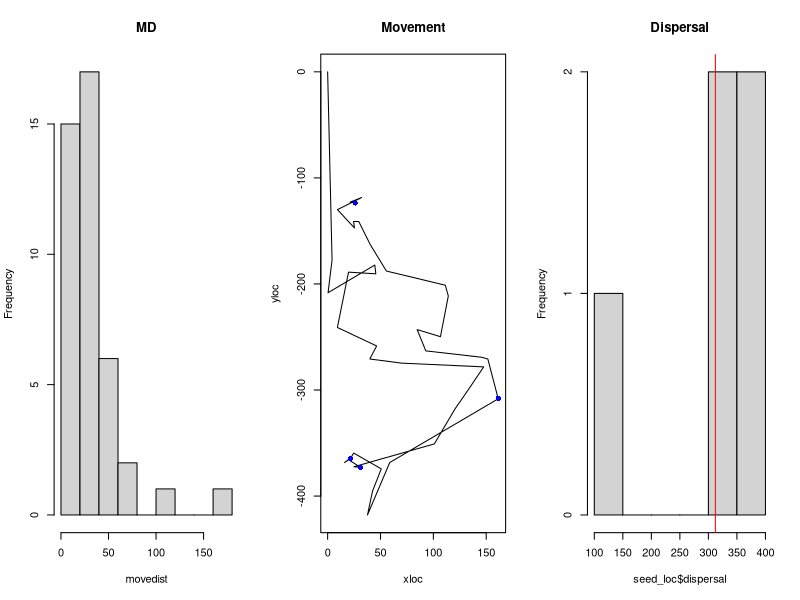

The R source for this figure: (Note: this script raises an error after producing the figure.)


# how many seeds each bird gets on a simulation run, which is equivalent to how many fruits in a foraging session in the same tree

# nseeds <- round(runif(1, 3, 6))
nseeds <- 5

# Sample a random Gut Retention Time for each one of the seeds
grt_tt <- round(rgamma(nseeds, shape = 4, scale = 5) + 8)

# Maximum gut retention time determines the simulation time
tt <- max(grt_tt)

movrate <- 28

# Sample movement distances from an exponential distribution. These are the lengths that the animal moves at each time step in minutes.
movedist <- rexp(tt, 1/movrate)

# Movement algorithm for this random walk. Sample a random angle of movement from a uniform distribution. Determine the movement in x and y, the animal's trajectory is the cumulative sum of those. We are not imposing any limits to the area of movement.
angle <- runif(tt, min = 0, max = 360)
distx <- movedist*cos(angle)
xloc <- c(0, cumsum(distx))
disty <- movedist*sin(angle)
yloc <- c(0, cumsum(disty))
animalTraj <- data.frame(time = 0:tt, xloc = xloc, yloc = yloc)

# Determine where the seeds are dropped based on the animal's location.
seed_loc <- data.frame(seed_id = 1:nseeds, time = grt_tt)
seed_loc <- merge(animalTraj, seed_loc, by = "time")
seed_loc$dispersal <- sqrt(seed_loc$xloc^2 + seed_loc$yloc^2)

outsim <- list(lengths = movedist,
               movement = animalTraj,
              seed = seed_loc)

# Calculate the mean location of seeds
x_m <- mean(outsim$seed$xloc)
y_m <- mean(outsim$seed$yloc)
mean_dispersal <- mean(outsim$seed$dispersal)
se_dispersal <- sd(outsim$seed$dispersal)/sqrt(length(outsim$seed$dispersal))

# Calculate seed dispersion
xi <- (x_m - outsim$seed$xloc)^2
yi <- (y_m - outsim$seed$yloc)^2
seed_dispersion <- sum(sqrt(xi + yi))/length(outsim$seed$time)


par(mfrow = c(1,3))
hist(movedist, main = "MD")
plot(x = xloc, y = yloc, type = "l", main = "Movement")
points(x = seed_loc$xloc, y = seed_loc$yloc, col = "blue", pch = 16)
hist(seed_loc$dispersal, main = "Dispersal")
abline(v = mean_dispersal, col = "red")


###### Make function to run multiple simulations of this


sim_run <- function(movrate){

  nseeds <- 5
  grt_tt <- round(rgamma(nseeds, shape = 4, scale = 5) + 8)
  tt <- max(grt_tt)

  movedist <- rexp(tt, 1/movrate)

  angle <- runif(tt, min = 0, max = 360)
  distx <- movedist*cos(angle)
  xloc <- c(0, cumsum(distx))
  disty <- movedist*sin(angle)
  yloc <- c(0, cumsum(disty))
  animalTraj <- data.frame(time = 0:tt, xloc = xloc, yloc = yloc)

  seed_loc <- data.frame(seed_id = 1:nseeds, time = grt_tt)
  seed_loc <- merge(animalTraj, seed_loc, by = "time")
  seed_loc$dispersal <- sqrt(seed_loc$xloc^2 + seed_loc$yloc^2)

  x_m <- mean(seed_loc$xloc)
  y_m <- mean(seed_loc$yloc)
  mean_dispersal <- mean(seed_loc$dispersal)
  se_dispersal <- sd(seed_loc$dispersal)/sqrt(length(seed_loc$dispersal))

  # Calculate seed dispersion
  xi <- (x_m - seed_loc$xloc)^2
  yi <- (y_m - seed_loc$yloc)^2
  seed_dispersion <- sum(sqrt(xi + yi))/length(seed_loc$time)

  outsim <- list(lengths = movedist,
                 movement = animalTraj,
                 seed = seed_loc,
                 mean_dispersal = mean_dispersal,
                 se_dispersal = se_dispersal,
                 seed_dispersion = seed_dispersion)

  return(outsim)
}


onerun <- sim_run(28)

############# Simulations for the population

library(dplyr)
library(purrr)
library(ggplot2)
library(purrr)


data(ptpl)

average_movrate <- mean(ptpl$mpm)

indiv_moverate <- ptpl %>%
  group_by(Bird_ID) %>%
  summarise(movrate = mean(mpm))

fam_moverate <- ptpl %>%
  group_by(fam_g) %>%
  summarise(movrate = mean(mpm))

ids <- ptpl %>% distinct(., Bird_ID, fam_g)

manysims <- vector("list", 10)
for(i in 1:length(manysims)){
  manysims[[i]] <- sim_run(28)
  #manysims[[i]]$sim_run <- paste("sim_", i)
}


dispersal <- map_df(manysims, "seed")$dispersal
hist(dispersal)
